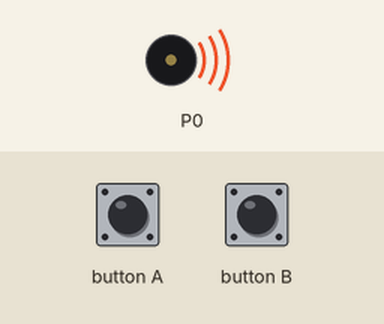
Recording of a program running on a simulated BBC micro:bit (MakeCode). Shown: buzzer (waves = sounding).

Above: at 0.1 s.
At 1.2 s:
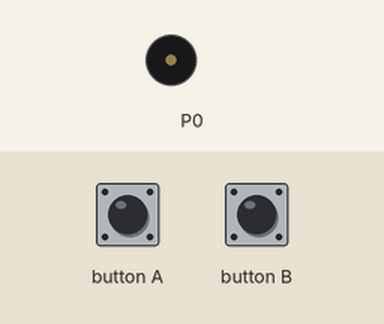
Timing chart, 0 to 2.7 s (numbered marks = the images above):
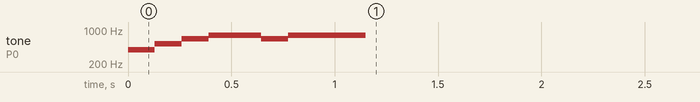

The program:

main.ts
```typescript
input.onButtonPressed(Button.A, function () {
    music.playTone(523, music.beat(BeatFraction.Eighth))
})
input.onButtonPressed(Button.B, function () {
    game.addScore(1)
})
music.startMelody(music.builtInMelody(Melodies.PowerUp), MelodyOptions.Once)
basic.pause(2000)
```

test.ts
```typescript
// Hier kann man Tests durchführen; diese Datei wird nicht kompiliert, wenn dieses Paket als Erweiterung verwendet wird.
```
